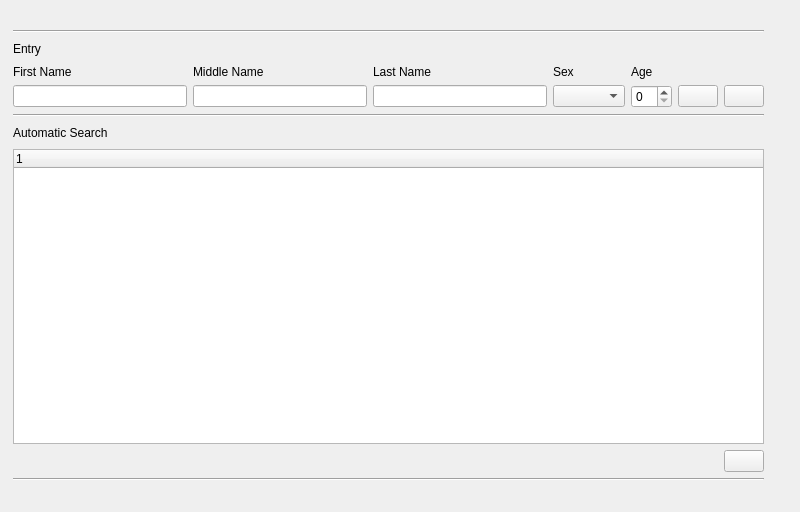
<?xml version="1.0" encoding="UTF-8"?>
<ui version="4.0">
 <class>Form</class>
 <widget class="QWidget" name="Form">
  <property name="geometry">
   <rect>
    <x>0</x>
    <y>0</y>
    <width>800</width>
    <height>512</height>
   </rect>
  </property>
  <property name="sizePolicy">
   <sizepolicy hsizetype="Expanding" vsizetype="Expanding">
    <horstretch>0</horstretch>
    <verstretch>0</verstretch>
   </sizepolicy>
  </property>
  <property name="minimumSize">
   <size>
    <width>800</width>
    <height>512</height>
   </size>
  </property>
  <property name="windowTitle">
   <string>Form</string>
  </property>
  <property name="layoutDirection">
   <enum>Qt::LeftToRight</enum>
  </property>
  <widget class="QWidget" name="verticalLayoutWidget_2">
   <property name="geometry">
    <rect>
     <x>13</x>
     <y>30</y>
     <width>751</width>
     <height>451</height>
    </rect>
   </property>
   <layout class="QVBoxLayout" name="verticalLayout_3">
    <property name="sizeConstraint">
     <enum>QLayout::SetNoConstraint</enum>
    </property>
    <item>
     <widget class="Line" name="line_2">
      <property name="orientation">
       <enum>Qt::Horizontal</enum>
      </property>
     </widget>
    </item>
    <item>
     <layout class="QHBoxLayout" name="horizontalLayout_3">
      <property name="sizeConstraint">
       <enum>QLayout::SetNoConstraint</enum>
      </property>
      <item>
       <widget class="QLabel" name="label">
        <property name="text">
         <string>Entry</string>
        </property>
       </widget>
      </item>
      <item>
       <spacer name="horizontalSpacer_2">
        <property name="orientation">
         <enum>Qt::Horizontal</enum>
        </property>
        <property name="sizeHint" stdset="0">
         <size>
          <width>40</width>
          <height>20</height>
         </size>
        </property>
       </spacer>
      </item>
     </layout>
    </item>
    <item>
     <layout class="QGridLayout" name="gridLayout">
      <property name="sizeConstraint">
       <enum>QLayout::SetNoConstraint</enum>
      </property>
      <item row="3" column="5">
       <widget class="QPushButton" name="clearPushButton">
        <property name="sizePolicy">
         <sizepolicy hsizetype="Fixed" vsizetype="Fixed">
          <horstretch>0</horstretch>
          <verstretch>0</verstretch>
         </sizepolicy>
        </property>
        <property name="toolTip">
         <string>Clear All</string>
        </property>
        <property name="text">
         <string/>
        </property>
        <property name="icon">
         <iconset>
          <normaloff>trash48.png</normaloff>trash48.png</iconset>
        </property>
       </widget>
      </item>
      <item row="3" column="6">
       <widget class="QPushButton" name="submitPushButton">
        <property name="sizePolicy">
         <sizepolicy hsizetype="Fixed" vsizetype="Fixed">
          <horstretch>0</horstretch>
          <verstretch>0</verstretch>
         </sizepolicy>
        </property>
        <property name="toolTip">
         <string>New Entry</string>
        </property>
        <property name="text">
         <string/>
        </property>
        <property name="icon">
         <iconset>
          <normaloff>checkmark48.png</normaloff>checkmark48.png</iconset>
        </property>
       </widget>
      </item>
      <item row="1" column="0" rowspan="2">
       <widget class="QLabel" name="fnamelabel">
        <property name="sizePolicy">
         <sizepolicy hsizetype="Expanding" vsizetype="Fixed">
          <horstretch>0</horstretch>
          <verstretch>0</verstretch>
         </sizepolicy>
        </property>
        <property name="text">
         <string>First Name</string>
        </property>
       </widget>
      </item>
      <item row="1" column="1" rowspan="2">
       <widget class="QLabel" name="mnamelabel">
        <property name="sizePolicy">
         <sizepolicy hsizetype="Expanding" vsizetype="Fixed">
          <horstretch>0</horstretch>
          <verstretch>0</verstretch>
         </sizepolicy>
        </property>
        <property name="autoFillBackground">
         <bool>false</bool>
        </property>
        <property name="frameShadow">
         <enum>QFrame::Plain</enum>
        </property>
        <property name="text">
         <string>Middle Name</string>
        </property>
       </widget>
      </item>
      <item row="1" column="2" rowspan="2">
       <widget class="QLabel" name="lnamelabel">
        <property name="sizePolicy">
         <sizepolicy hsizetype="Expanding" vsizetype="Fixed">
          <horstretch>0</horstretch>
          <verstretch>0</verstretch>
         </sizepolicy>
        </property>
        <property name="text">
         <string>Last Name</string>
        </property>
       </widget>
      </item>
      <item row="1" column="3" rowspan="2">
       <widget class="QLabel" name="genderlabel">
        <property name="sizePolicy">
         <sizepolicy hsizetype="Preferred" vsizetype="Fixed">
          <horstretch>0</horstretch>
          <verstretch>0</verstretch>
         </sizepolicy>
        </property>
        <property name="text">
         <string>Sex</string>
        </property>
       </widget>
      </item>
      <item row="1" column="4" rowspan="2">
       <widget class="QLabel" name="agelabel">
        <property name="sizePolicy">
         <sizepolicy hsizetype="Preferred" vsizetype="Fixed">
          <horstretch>0</horstretch>
          <verstretch>0</verstretch>
         </sizepolicy>
        </property>
        <property name="text">
         <string>Age</string>
        </property>
       </widget>
      </item>
      <item row="3" column="0">
       <widget class="QLineEdit" name="fnameLineEdit"/>
      </item>
      <item row="3" column="1">
       <widget class="QLineEdit" name="mnameLineEdit"/>
      </item>
      <item row="3" column="2">
       <widget class="QLineEdit" name="lnameLineEdit"/>
      </item>
      <item row="3" column="3">
       <widget class="QComboBox" name="sexComboBox"/>
      </item>
      <item row="3" column="4">
       <widget class="QSpinBox" name="ageSpinBox"/>
      </item>
     </layout>
    </item>
    <item>
     <widget class="Line" name="line">
      <property name="orientation">
       <enum>Qt::Horizontal</enum>
      </property>
     </widget>
    </item>
    <item>
     <layout class="QVBoxLayout" name="verticalLayout_2">
      <property name="sizeConstraint">
       <enum>QLayout::SetNoConstraint</enum>
      </property>
      <item>
       <layout class="QHBoxLayout" name="horizontalLayout_4">
        <property name="sizeConstraint">
         <enum>QLayout::SetNoConstraint</enum>
        </property>
        <item>
         <widget class="QLabel" name="label_2">
          <property name="toolTip">
           <string/>
          </property>
          <property name="text">
           <string>Automatic Search</string>
          </property>
         </widget>
        </item>
        <item>
         <spacer name="horizontalSpacer_3">
          <property name="orientation">
           <enum>Qt::Horizontal</enum>
          </property>
          <property name="sizeHint" stdset="0">
           <size>
            <width>40</width>
            <height>20</height>
           </size>
          </property>
         </spacer>
        </item>
       </layout>
      </item>
      <item>
       <widget class="QTreeWidget" name="treeWidget">
        <property name="sizePolicy">
         <sizepolicy hsizetype="MinimumExpanding" vsizetype="MinimumExpanding">
          <horstretch>0</horstretch>
          <verstretch>0</verstretch>
         </sizepolicy>
        </property>
        <property name="toolTip">
         <string/>
        </property>
        <property name="whatsThis">
         <string/>
        </property>
        <column>
         <property name="text">
          <string notr="true">1</string>
         </property>
        </column>
       </widget>
      </item>
      <item>
       <layout class="QHBoxLayout" name="horizontalLayout_2">
        <property name="sizeConstraint">
         <enum>QLayout::SetNoConstraint</enum>
        </property>
        <item>
         <spacer name="horizontalSpacer">
          <property name="orientation">
           <enum>Qt::Horizontal</enum>
          </property>
          <property name="sizeHint" stdset="0">
           <size>
            <width>40</width>
            <height>20</height>
           </size>
          </property>
         </spacer>
        </item>
        <item>
         <widget class="QPushButton" name="addPushButton">
          <property name="toolTip">
           <string comment="abc">Add to Queue</string>
          </property>
          <property name="whatsThis">
           <string/>
          </property>
          <property name="text">
           <string/>
          </property>
          <property name="icon">
           <iconset>
            <normaloff>plus48.png</normaloff>plus48.png</iconset>
          </property>
         </widget>
        </item>
       </layout>
      </item>
     </layout>
    </item>
    <item>
     <widget class="Line" name="line_3">
      <property name="orientation">
       <enum>Qt::Horizontal</enum>
      </property>
     </widget>
    </item>
   </layout>
  </widget>
 </widget>
 <resources/>
 <connections>
  <connection>
   <sender>clearPushButton</sender>
   <signal>clicked()</signal>
   <receiver>lnameLineEdit</receiver>
   <slot>clear()</slot>
   <hints>
    <hint type="sourcelabel">
     <x>880</x>
     <y>107</y>
    </hint>
    <hint type="destinationlabel">
     <x>677</x>
     <y>110</y>
    </hint>
   </hints>
  </connection>
  <connection>
   <sender>clearPushButton</sender>
   <signal>clicked()</signal>
   <receiver>mnameLineEdit</receiver>
   <slot>clear()</slot>
   <hints>
    <hint type="sourcelabel">
     <x>884</x>
     <y>110</y>
    </hint>
    <hint type="destinationlabel">
     <x>467</x>
     <y>97</y>
    </hint>
   </hints>
  </connection>
  <connection>
   <sender>clearPushButton</sender>
   <signal>clicked()</signal>
   <receiver>fnameLineEdit</receiver>
   <slot>clear()</slot>
   <hints>
    <hint type="sourcelabel">
     <x>874</x>
     <y>117</y>
    </hint>
    <hint type="destinationlabel">
     <x>230</x>
     <y>102</y>
    </hint>
   </hints>
  </connection>
 </connections>
</ui>
